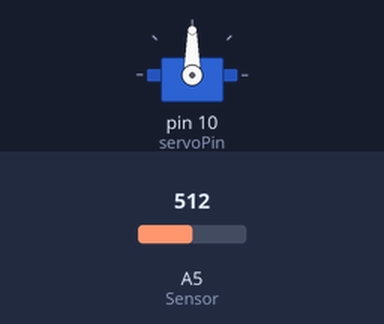
Bench run of a sketch on a simulated Arduino Uno, built with avr-gcc and run on an emulated ATmega328P. Shown: servo. The inputs (shaded band) are chosen by the test bench; at power-on: A5 (Sensor) = 512.

Above: at 1.2 s.
1.3 s: A5 (Sensor) set to 317
2.8 s: A5 (Sensor) set to 285
At 3.9 s:
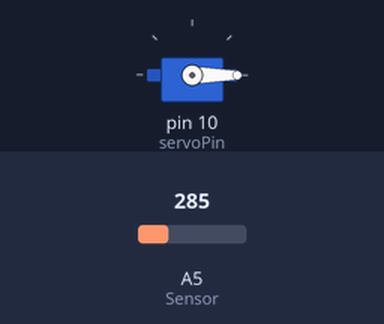
4.3 s: A5 (Sensor) set to 306
At 5.1 s:
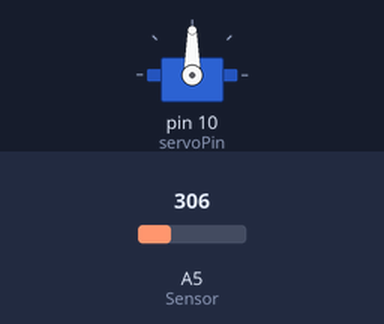
5.8 s: A5 (Sensor) set to 290
At 6.2 s:
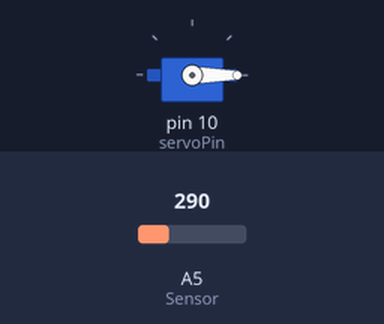
Timing chart, 0 to 8.3 s (numbered marks = the images above; inputs shaded):
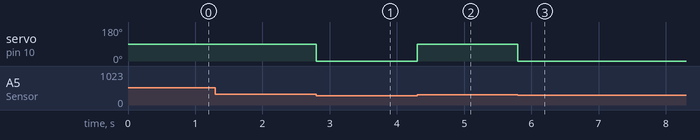

Measured:
- the behaviour switches between 300 and 299 on A5 (Sensor) (found by bisection; images 0 and 1)
- after the input at 1.3 s, every drawn part: stays the same
- after the input at 2.8 s, servo on pin 10 (servoPin): 90° → 0° at once
- after the input at 4.3 s, servo on pin 10 (servoPin): 0° → 90° at once
- after the input at 5.8 s, servo on pin 10 (servoPin): 90° → 0° at once

The sketch:

ServoMotorPotentiometer.ino
```cpp
#include <Servo.h>

int servoPin = 10;
float servoAngle;
int Sensor = A5;
int Pin = A0;
int readvalue;

Servo microservo;

void setup()
{
  // put your setup code here, to run once:
  pinMode(Pin, INPUT);
  pinMode(Sensor, INPUT);
  Serial.begin(9600);
  microservo.attach(servoPin);
}

void loop()
{
  // put your main code here, to run repeatedly:
  readvalue = analogRead(A5);
  if(readvalue < 300)
  {
    microservo.write(0);
  }

  else
  {
    microservo.write(90);
  }

}
```
